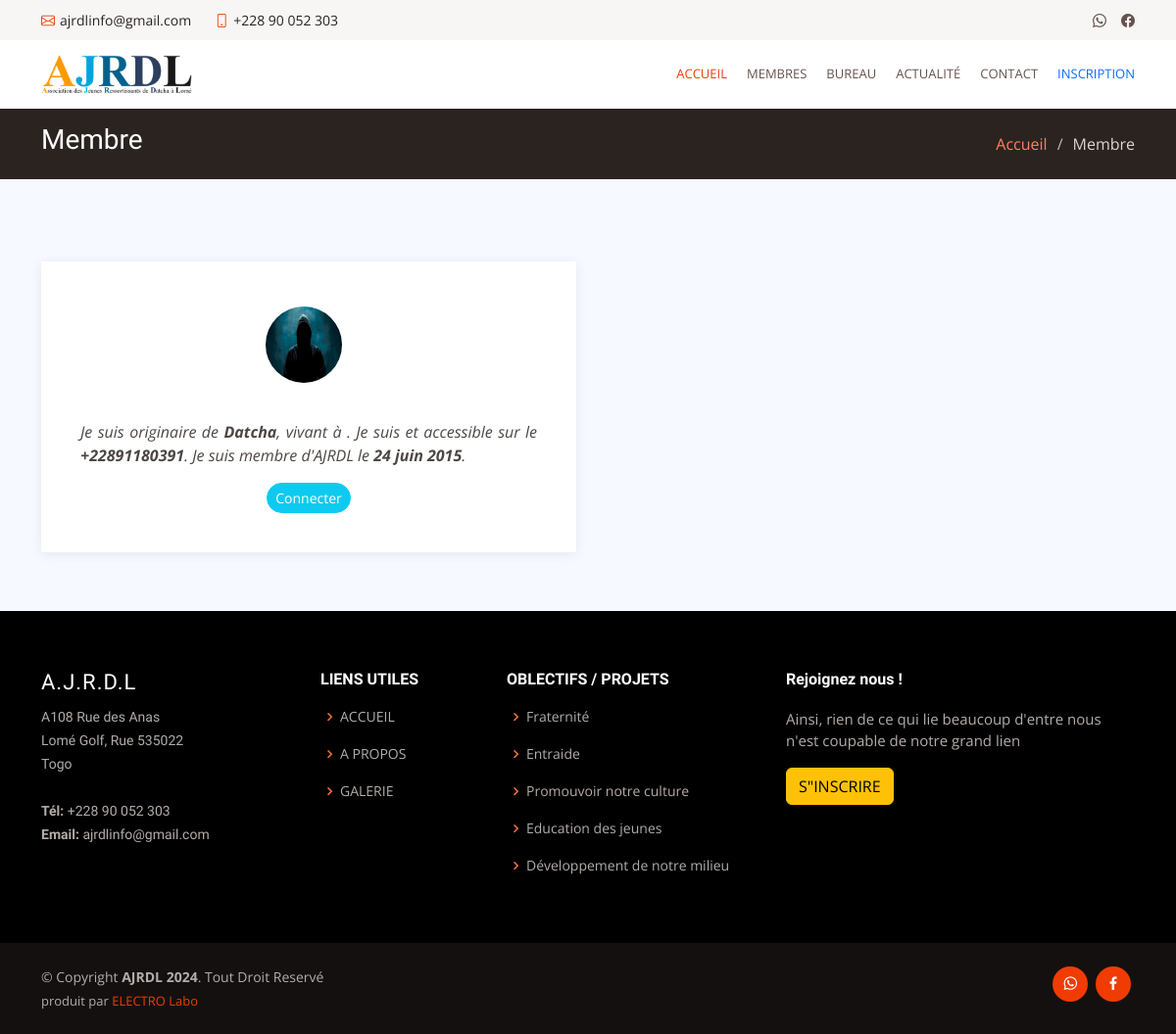
The page /membre/ on the database as committed earlier.
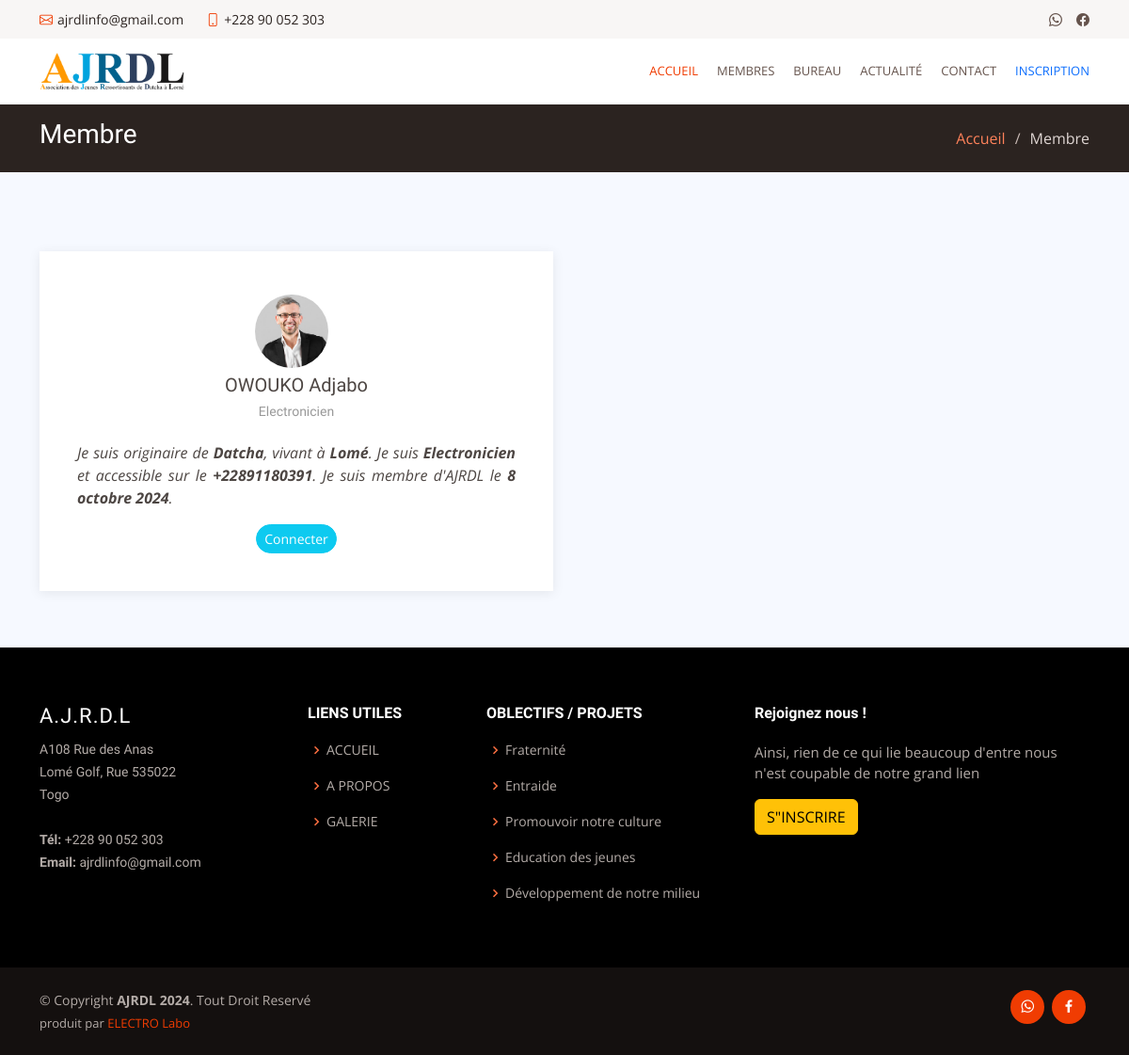
The same page on the database as committed later.
### compte/models.py (models this page shows, shortened)
class Membre(AbstractUser): # Model d'utilisateur.
    username = None
    contact = PhoneNumberField(unique=True)
    email = models.EmailField(unique=True)
    ville = models.CharField(max_length=50)
    quartier = models.CharField(max_length=50)
    profession = models.CharField(max_length=50)
    naissance = models.DateField()
    photo = models.ImageField(upload_to='membre/identite/', height_field=None, width_field=None, max_length=None)
    adhesion = models.DateField(auto_now=False, auto_now_add=False)
    USERNAME_FIELD = 'email'
    REQUIRED_FIELDS = []
    objects = CustomUserManager()

### AJRDL/views.py (the view)
# urls.py: path('membre/', membrePage, name='membre'), # Lien de la page de membre.
def membrePage(request):
    membre = Membre.objects.all() # Récupérqtion de tous les membre.
    return render(request, 'membre.html', {
        'membre':membre, 'title':'Espace membre'
        })

### templates/membre.html
{% extends "base.html" %}
{% block top %}{% include "top.html" %}{% endblock %}
{% block header %}{% include "header.html" %}{% endblock %}
{% block body %}
   <section id="breadcrumbs" class="breadcrumbs">
        <div class="container">
            <div class="d-flex justify-content-between align-items-center">
                <h2>Membre</h2>
                <ol>
                    <li><a href="{% url "accueil" %}">Accueil</a></li>
                    <li>Membre</li>
                </ol>
            </div>
        </div>
   </section>
   <section id="testimonials" class="testimonials">
        <div class="container">
            <div class="row">
                {% for membre in membre %}
                    <div class="col-lg-6" data-aos="fade-up">
                        <div class="testimonial-item mt-4">
                            <div class="text-center">
                                <a href="{{ membre.photo.url }}">
                                    <img src="{{ membre.photo.url }}" class="testimonial-img" alt="{{ membre.last_name|upper }} {{ membre.first_name|capfirst }}" width="120" height="90">
                                </a>
                            </div>
                            <h5 class="text-center">{{ membre.last_name|upper }} {{ membre.first_name|capfirst }}</h5>
                            <h4 class="text-center"> {{ membre.profession|capfirst }}</h4><br>
                            <p class="mt-0" style="text-align:justify;">
                                Je suis originaire de <strong>Datcha</strong>, vivant à <strong>{{ membre.ville }}</strong>.
                                Je suis <strong>{{ membre.profession }}</strong> et accessible sur le <strong>{{ membre.contact }}</strong>.
                                Je suis membre d'AJRDL le <strong>{{ membre.adhesion }}</strong>.
                            </p>
                            <div class="text-center mt-3">
                                <button class="btn btn-info btn-sm rounded-pill"><a class="text-white" href="{% url "connecte" %}">Connecter</a></button>
                            </div>
                        </div>
                    </div>
                {% endfor %}
            </div>
        </div>
    </section>
{% endblock %}
{% block footer %}{% include "footer.html" %}{% endblock %}

### templates/base.html (shortened to what this page needs)
<!DOCTYPE html>
<html lang="fr">
    {% load static %}
    <head>
        <link href="https://cdn.jsdelivr.net/npm/bootstrap@5.3.3/dist/css/bootstrap.min.css" rel="stylesheet">
        <link href="{% static "vendor/animate.css/animate.min.css" %}" rel="stylesheet">
        <link href="{% static "vendor/aos/aos.css" %}" rel="stylesheet">
        <link href="{% static "vendor/bootstrap/css/bootstrap.min.css" %}" rel="stylesheet">
        <link href="{% static "vendor/bootstrap-icons/bootstrap-icons.css" %}" rel="stylesheet">
        <link href="{% static "vendor/boxicons/css/boxicons.min.css" %}" rel="stylesheet">
        <link href="{% static "vendor/glightbox/css/glightbox.min.css" %}" rel="stylesheet">
        <link href="{% static "vendor/swiper/swiper-bundle.min.css" %}" rel="stylesheet">
        <link href="{% static 'css/style.css' %}" rel="stylesheet">
    </head>
    <body>
       {% block top %}{% endblock %}
       {% block header %}{% endblock %}
        <main id="main">
            {% block body %}{% endblock %}
        </main>
        {% block footer %}{% endblock %}
    </body>
</html>

### templates/top.html
<section id="topbar" class="d-flex align-items-center">
    <div class="container d-flex justify-content-center justify-content-md-between">
        <div class="contact-info d-flex align-items-center">
            <i class="bi bi-envelope d-flex align-items-center"><a href="mailto:contact@example.com">ajrdlinfo@gmail.com</a></i>
            <i class="bi bi-phone d-flex align-items-center ms-4"><span>+228 90 052 303</span></i>
        </div>
        <div class="social-links d-none d-md-flex align-items-center">
            <a href="https://api.whatsapp.com/send/?phone=22890052303&text=Salut AJRDL !" class="twitter"><i class="bi bi-whatsapp"></i></a>
            <a href="#" class="facebook"><i class="bi bi-facebook"></i></a>
        </div>
    </div>
</section>

### templates/header.html (shortened to what this page needs)
{% load static %}
 <header id="header" class="d-flex align-items-center">
    <div class="container d-flex justify-content-between">
        <div class="logo">
            <a href="{% url "accueil" %}"><img src="{% static "img/logo2.png" %}" alt="" class="img-fluid"></a>
        </div>
        <nav id="navbar" class="navbar">
            <ul>
                <li><a class="active" href="{% url "accueil" %}">ACCUEIL</a></li>
                <li><a href="{% url "membre" %}">MEMBRES</a></li>
                <li><a href="{% url "bureau" %}">BUREAU</a></li>
                <li><a href="{% url "actualite" %}">ACTUALITÉ</a></li>
                <li><a href="{% url "contact" %}">CONTACT</a></li>
                <li><a class="text-primary" href="{% url 'inscrire' %}">INSCRIPTION</a></li>
            </ul>
        </nav>
    </div>
</header>

### templates/footer.html
<footer id="footer">
    <div class="footer-top">
        <div class="container">
            <div class="row">
                <div class="col-lg-3 col-md-6 footer-contact">
                    <h3>A.J.R.D.L</h3>
                    <p>
                    A108 Rue des Anas <br>
                    Lomé Golf, Rue 535022<br>
                    Togo <br><br>
                    <strong>Tél:</strong> +228 90 052 303<br>
                    <strong>Email:</strong> ajrdlinfo@gmail.com<br>
                    </p>
                </div>
                <div class="col-lg-2 col-md-6 footer-links">
                    <h4>LIENS UTILES</h4>
                    <ul>
                        <li><i class="bx bx-chevron-right"></i> <a href="{% url "accueil" %}">ACCUEIL</a></li>
                        <li><i class="bx bx-chevron-right"></i> <a href="#propos">A PROPOS</a></li>
                        <li><i class="bx bx-chevron-right"></i> <a href="#galerie">GALERIE</a></li>
                    </ul>
                </div>
                <div class="col-lg-3 col-md-6 footer-links">
                    <h4>OBLECTIFS / PROJETS</h4>
                    <ul>
                    <li><i class="bx bx-chevron-right"></i> <a href="#">Fraternité</a></li>
                    <li><i class="bx bx-chevron-right"></i> <a href="#">Entraide</a></li>
                    <li><i class="bx bx-chevron-right"></i> <a href="#">Promouvoir notre culture</a></li>
                    <li><i class="bx bx-chevron-right"></i> <a href="#">Education des jeunes</a></li>
                    <li><i class="bx bx-chevron-right"></i> <a href="#">Développement de notre milieu</a></li>
                    </ul>
                </div>
                <div class="col-lg-4 col-md-6 footer-newsletter">
                    <h4>Rejoignez nous !</h4>
                    <p>Ainsi, rien de ce qui lie beaucoup d'entre nous n'est coupable de notre grand lien</p>
                    <div>
                        <a class="btn btn-warning" href="{% url "inscrire" %}">S"INSCRIRE</a>
                    </div>
                </div>
            </div>
        </div>
    </div>
    <div class="container d-md-flex py-4">
        <div class="me-md-auto text-center text-md-start">
            <div class="copyright">
            &copy; Copyright <strong><span>AJRDL 2024</span></strong>. Tout Droit Reservé
            </div>
            <div class="credits">
            produit par <a href="#">ELECTRO Labo</a>
            </div>
        </div>
        <div class="social-links text-center text-md-right pt-3 pt-md-0">
            <a href="https://api.whatsapp.com/send/?phone=22890052303&text=Salut AJRDL !" class="whatsapp"><i class="bx bxl-whatsapp"></i></a>
            <a href="#" class="facebook"><i class="bx bxl-facebook"></i></a>
         </div>
    </div>
</footer>

### static/css/style.css (style rules this page uses)
:root { scroll-behavior: smooth; }
body { font-family: "Open Sans", sans-serif; background: #f6f9ff; color: #4d4643; }
a { color: #f03c02; text-decoration: none; }
h1, h2, h3, h4, h5, h6 { font-family: "Muli", sans-serif; }
#topbar { background: #f8f6f5; padding: 10px 0; font-size: 14px; }
#topbar .contact-info i { font-style: normal; color: #f03c02; }
#topbar .contact-info i a, #topbar .contact-info i span { padding-left: 5px; color: #2b2320; }
#topbar .contact-info i a { line-height: 0; transition: 0.3s; }
#topbar .social-links a { color: #65534c; line-height: 0; transition: 0.3s; margin-left: 15px; }
#header { height: 70px; transition: all 0.5s; z-index: 997; transition: all 0.5s; background: #fff; }
#header .logo img { padding: 0; margin: 0; max-height: 40px; }
.navbar { padding: 0; }
.navbar ul { margin: 0; padding: 0; display: flex; list-style: none; align-items: center; }
.navbar li { position: relative; }
.navbar a, .navbar a:focus { display: flex; align-items: center; justify-content: space-between; padding: 10px 0 10px 20px; font-size: 13px; color: #65534c; white-space: nowrap; text-transform: uppercase; transition: 0.3s; }
.navbar a:hover, .navbar .active, .navbar .active:focus, .navbar li:hover>a { color: #f03c02; }
section { padding: 60px 0; overflow: hidden; }
.breadcrumbs { padding: 15px 0; background: #2b2320; min-height: 40px; }
.breadcrumbs h2 { font-size: 28px; font-weight: 300; color: #fff; }
.breadcrumbs ol { display: flex; flex-wrap: wrap; list-style: none; padding: 0; margin: 0; color: #ded5d2; }
.breadcrumbs ol a { color: #fe825a; }
.breadcrumbs ol li+li { padding-left: 10px; }
.breadcrumbs ol li+li::before { display: inline-block; padding-right: 10px; color: #c8bab5; content: "/"; }
.testimonials .testimonial-item { box-sizing: content-box; padding: 40px; box-shadow: 0px 2px 12px rgba(0, 0, 0, 0.08); position: relative; background: #fff; }
.testimonials .testimonial-item .testimonial-img { width: 90px; border-radius: 50px; border: 6px solid #fff; float: none; margin: 0 10px 0 0; }
.testimonials .testimonial-item h4 { font-size: 14px; color: #999; margin: 0; }
.testimonials .testimonial-item p { font-style: italic; margin: 15px 0 0 0; padding: 0; }
#footer { color: #b4aca8; font-size: 14px; background: #14100f; }
#footer .footer-top { padding: 60px 0 30px 0; background: black; }
#footer .footer-top .footer-contact { margin-bottom: 30px; }
#footer .footer-top .footer-contact h3 { font-size: 22px; margin: 0 0 10px 0; padding: 2px 0 2px 0; line-height: 1; font-weight: 500; letter-spacing: 1px; text-transform: uppercase; color: #fff; }
#footer .footer-top .footer-contact p { font-size: 14px; line-height: 24px; margin-bottom: 0; font-family: "Muli", sans-serif; color: #b4aca8; }
#footer .footer-top h4 { font-size: 16px; font-weight: bold; color: #fff; position: relative; padding-bottom: 12px; }
#footer .footer-top .footer-links { margin-bottom: 30px; }
#footer .footer-top .footer-links ul { list-style: none; padding: 0; margin: 0; }
#footer .footer-top .footer-links ul i { padding-right: 2px; color: #fd6f41; font-size: 18px; line-height: 1; }
#footer .footer-top .footer-links ul li { padding: 10px 0; display: flex; align-items: center; }
#footer .footer-top .footer-links ul li:first-child { padding-top: 0; }
#footer .footer-top .footer-links ul a { color: #b4aca8; transition: 0.3s; display: inline-block; line-height: 1; }
#footer .footer-newsletter { font-size: 15px; }
#footer .footer-newsletter h4 { font-size: 16px; font-weight: bold; color: #fff; position: relative; padding-bottom: 12px; }
#footer .credits { padding-top: 5px; font-size: 13px; color: #b4aca8; }
#footer .social-links a { font-size: 18px; display: inline-block; background: #f03c02; color: #fff; line-height: 1; padding: 8px 0; margin-right: 4px; border-radius: 50%; text-align: center; width: 36px; height: 36px; transition: 0.3s; }

Rows that differ between the two databases and show on the page:
removed Membre: photo (placeholder picture), contact "+22891180391", adhesion "24 juin 2015"
added Membre: photo (picture), last_name "OWOUKO", first_name "Adjabo", profession "Electronicien", ville "Lomé", contact "+22891180391", adhesion "8 octobre 2024"
